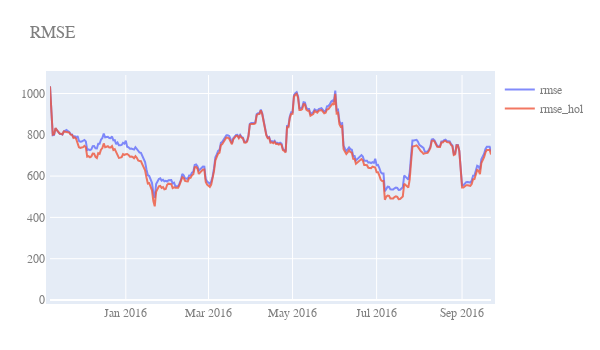

The notebook cell this image was saved under:
### Code cell
# creating df for time series
df_fb = df[['tripduration']].groupby(df.index.date).count()
df_fb = df_fb.reset_index()
df_fb = df_fb.rename(columns = {'index' : 'ds', 'tripduration' : 'y'})
df_fb = df_fb[df_fb['ds'] <= pd.Timestamp('2016-09-30')]

# instantiating prophet object and calling the fit method
model = Prophet()
model.fit(df_fb)

model_hol = Prophet()
model_hol.add_country_holidays(country_name = 'US')
model_hol.fit(df_fb)

# creating cross validation dataframe
df_cv = cross_validation(model, initial = '720 days', period='180 days', horizon = '365 days')
df_cv_hol = cross_validation(model_hol, initial = '720 days', period='180 days', horizon = '365 days')

# creating performace metrics dataframe and plotting rmse
df_p = performance_metrics(df_cv)
df_p_hol = performance_metrics(df_cv_hol)


rmse = pd.DataFrame()
rmse['horizon'] = df_p['horizon']
rmse['rmse'] = df_p['rmse']
rmse['rmse_hol'] = df_p_hol['rmse']

# plotting rmse
rmse_plot(df_cv, rmse)

### Figure 1 — Plotly figure (JSON) as saved in the notebook; plotly's stock layout.template omitted (floating-point values rounded to 4 significant figures; data arrays with more than 128 entries replaced by an {"elided": "..."} marker saying what was removed)
{"data": [{"line": {"width": 2}, "name": "rmse", "opacity": 0.8, "type": "scatter", "x": {"elided": "321 str values"}, "y": {"elided": "325 float values"}}, {"line": {"width": 2}, "name": "rmse_hol", "opacity": 0.8, "type": "scatter", "x": {"elided": "321 str values"}, "y": {"elided": "325 float values"}}], "layout": {"autosize": true, "font": {"color": "#7f7f7f", "family": "Courier New, monospace", "size": 12}, "height": 350, "margin": {"b": 50, "l": 50, "pad": 4, "r": 50, "t": 75}, "title": {"text": "RMSE"}, "width": 600, "xaxis": {"autorange": true, "range": ["2015-11-07", "2016-09-22"], "type": "date"}, "yaxis": {"autorange": true, "range": [0, 1090.0], "rangemode": "tozero", "type": "linear"}}}
